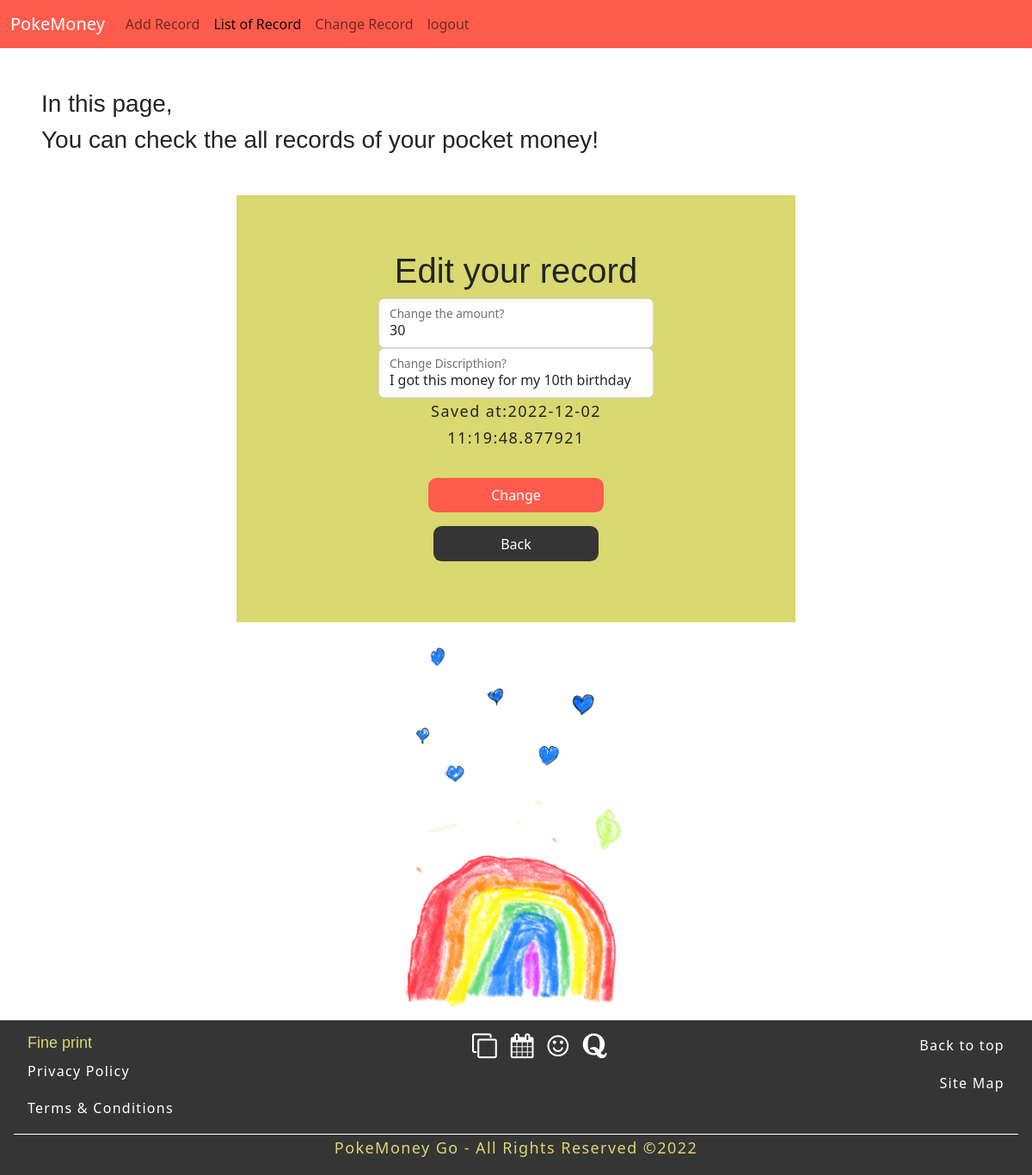
/1/update (signed in), run on an earlier commit of the app's database.
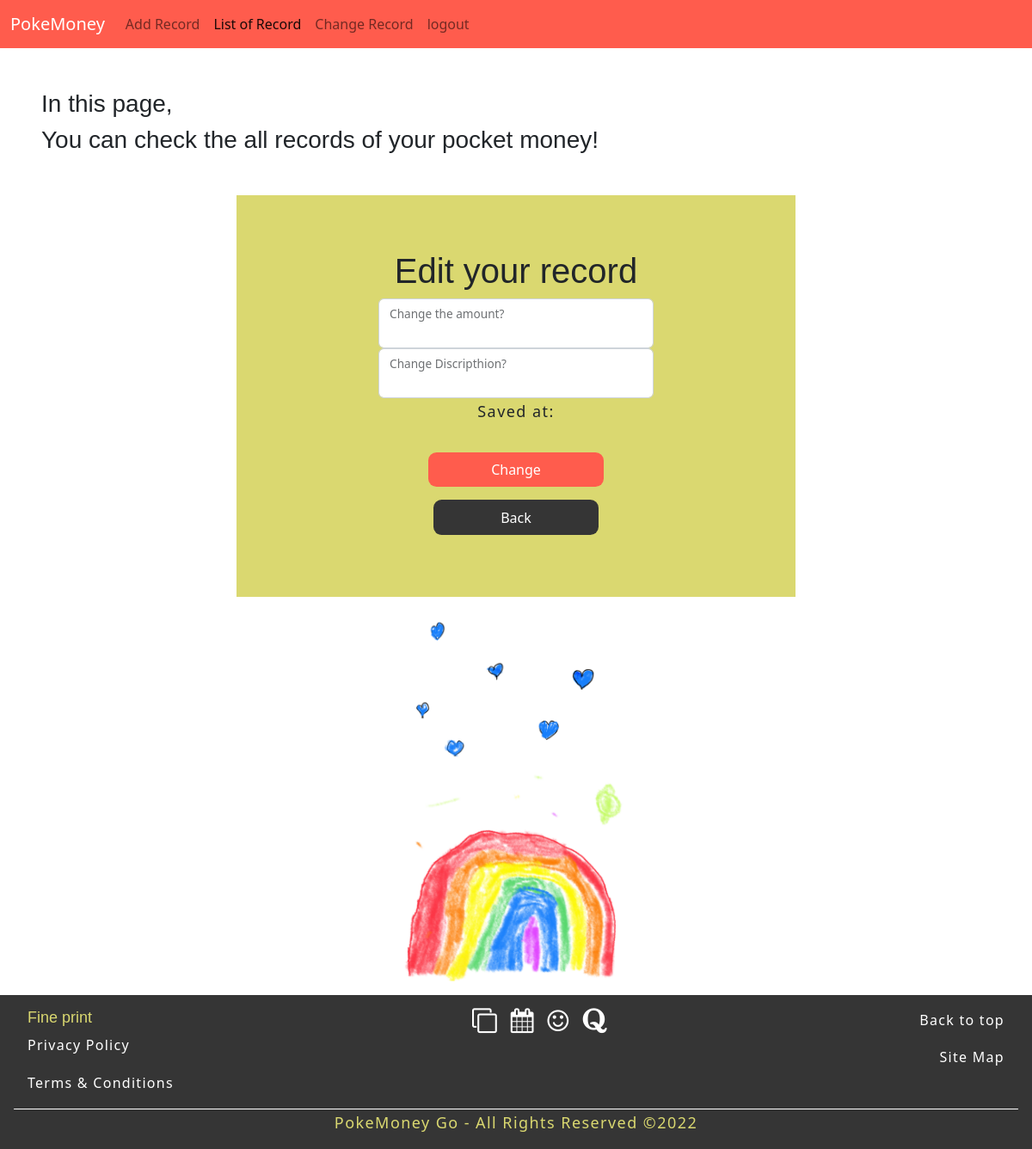
And on a later commit of the database.
### app.py (models this page shows)
class Post(db.Model):
  id = db.Column(db.Integer, primary_key=True)
  title = db.Column(db.String(5), nullable=False)
  body = db.Column(db.String(300), nullable=False) #note
  created_at = db.Column(db.DateTime, nullable=False, default=datetime.now())

### app.py (the view)
@app.route('/<int:id>/update', methods=['GET', 'POST'])
@login_required
def update(id):
    post = Post.query.get(id)
    if request.method == "GET":
      return render_template('update.html', post=post)
    else:
      post.title = request.form.get('title')
      post.body = request.form.get('body')
      db.session.commit()
      return redirect(url_for("create"))

### app.py (called while the page is built)
@login_manager.user_loader
def load_uder(user_id):
    return User.query.get(int(user_id))

### templates/update.html (shortened to what this page needs)
{% extends "base.html" %}
{% block header %}
  <nav class="navbar navbar-expand-lg" role="navigation" style="background-color: #ff5c4d;">
    <div class="container-fluid">
      <a class="navbar-brand" href="#" style="color: #fff;">PokeMoney</a>
      <div class="collapse navbar-collapse" id="navbarNav">
        <ul class="navbar-nav">
          <li class="nav-item">
            <a class="nav-link" aria-current="true" href="/record">Add Record</a>
          </li>
          <li class="nav-item">
            <a class="nav-link active" href="/create">List of Record</a>
          </li>
          <li class="nav-item">
            <a class="nav-link" href="/1/update">Change Record</a>
          </li>
          <li class="nav-item">
            <a a class="nav-link" href="/login">logout</a>
          </li>
        </ul>
      </div>
    </div>
  </nav>
  <div class="header-box">
    <h3>In this page,</h3>
    <h3>You can check the all records of your pocket money! </h3>
  </div>
{% endblock %}
{% block content %}
  <div class="homepage">
    <main class="form-signin" style="width: 20rem;">
    <h1>Edit your record</h1>
      <form action="" method="POST">
        <div class="form-container">
          <div class="form-floating">
            <input type="text" name="title" value="{{post.title}}" class="form-control">
            <label for="title">Change the amount?</label>
          </div>
          <div class="form-floating">
            <input type="text" name="body" id="" value="{{post.body}}" class="form-control">
            <label for="boby">Change Discripthion?</label>
          </div>
        </div>
        <div>
          <p>Saved at:{{post.created_at}}</p>
        </div>
        <div class="button-btn">
          <input class="button3" type="submit" value="Change">
        </div>
        <div class="button-btn">
          <a class="button1" href="/create">Back</a>
        </div>
      </form>
    </main>
  </div>
{% endblock %}
{% block footer %}
  <div class="draw-3">
    <img src="../static/images/Olivia_draw05.png" alt="">
  </div>
{% endblock %}

### templates/base.html (shortened to what this page needs)
<!DOCTYPE html>
<html lang="en">
<head>
  <link rel="stylesheet" href="{{ url_for('static', filename='css/style.css') }}">
  <link rel="stylesheet" href="https://cdnjs.cloudflare.com/ajax/libs/font-awesome/4.7.0/css/font-awesome.min.css">
  <link href="https://cdn.jsdelivr.net/npm/bootstrap@5.2.3/dist/css/bootstrap.min.css" rel="stylesheet">
</head>
<body>
  <header class="header-section1">
    {% block header %}
    {% endblock %}
  </header>
  <div class="desktop-container">
    <div class="desktop-box">
      <main class="base-main">
        {% block content %}
        {% endblock %}
      </main>
    </div>
    <div class="desktop-box">
      {% block footer %}
      {% endblock %}
    </div>
  </div>
  <footer class="page-footer">
    <div class="footer-column-container">
      <div class="footer-column column-1">
        <a href="#top">
          <p>Back to top</p>
        </a>
        <a href="">
          <p>Site Map</p>
        </a>
      </div>
      <div class="footer-column column-2">
        <h3>Fine print</h3>
        <a href="">
          <p>Privacy Policy</p>
        </a>
        <a href="">
          <p>Terms &amp; Conditions</p>
        </a>
      </div>
      <div class="footer-column column-3">
        <ul>
          <li><a href="#" target="_blank" class="fa fa-clone" aria-hidden="true" aria-hidden="true"></a></li>
          <li><a href="#" target="_blank" class="fa fa-calendar" aria-hidden="true"></a></li>
          <li><a href="#" target="_blank" class="fa fa-smile-o" aria-hidden="true"></a></li>
          <li><a href="#" target="_blank" class="fa fa-quora" aria-hidden="true"></a></li>
        </ul>
      </div>
    </div>
    <div class="copyright">
      <p class="footer-copyright">
        PokeMoney Go - All Rights Reserved &copy;2022
      </p>
    </div>
  </footer>
</body>
</html>

### static/css/style.css (style rules this page uses)
* { margin: 0; padding: 0; box-sizing: border-box; }
p { line-height: 1.7; font-size: 1.125rem; letter-spacing: 0.08em; }
h1, h2, h3, h4, h5, h6 { font-family: 'Avenir', sans-serif; font-weight: 700; margin: 0 1rem }
h3 { font-size: 1.375rem; margin: 0 1rem; }
.page-footer { background-color: #353535; display: flex; flex-direction: column; text-align: end; padding: 2rem 1rem; }
.copyright { border-top: 1px solid #ffffff; }
.column-3 ul { display: flex; flex-wrap: wrap; justify-content: space-between; }
.column-3 li { color: #ffffff; list-style: none; }
.footer-column a, .footer-column p { color: #ffffff; text-decoration: none; font-size: 16px; }
.footer-column h3, .footer-copyright { color: #dad870; font-size: 18px; }
.base-main { margin-top: 3rem; }
.homepage { display: flex; flex-direction: column; text-align: center; max-width: 650px; margin: 0 auto; padding: 4rem 0; background-color: #dad870; }
.button-btn { margin-bottom: 1rem; }
.button-btn a { text-decoration: none; }
.button1 { background-color: #353535; color: #fff; padding: 0.6rem 4.9rem; border-radius: 0.6rem; margin: 0 auto; margin-bottom: 1rem; }
.draw, .draw-1, .draw-2, .draw-3 { display:none; }
.form-signin { display: flex; flex-direction: column; text-align: center; max-width: 650px; margin: 0 auto; background-color: #dad870; }
.header-box { margin: 3rem }
.button3 { background-color: #ff5c4d; color: #fff; padding: 0.5rem 4.6rem; border: none; border-radius: 0.6rem; margin: 0 auto; margin-top: 1rem; margin-bottom: 0.5rem; }
@media screen and (min-width: 1069px) { .draw, .draw-1, .draw-2, .draw-3 { display:flex; justify-content: center; padding: 1rem; } }
@media screen and (min-width: 1069px) { .draw-3 img { width: 300px; } }
@media screen and (min-width: 1069px) { .page-footer { padding: 1rem 1rem 0 1rem; } }
@media screen and (min-width: 1069px) { .footer-column-container { display: flex; justify-content: space-between; } }
@media screen and (min-width: 1069px) { h3 { margin: 0; } }
@media screen and (min-width: 1069px) { .column-1 { order: 3; padding-right: 1rem; } }
@media screen and (min-width: 1069px) { .column-2 { text-align: start; padding-left: 1rem; } }
@media screen and (min-width: 1069px) { .column-3 ul { padding-right: 4rem; } }
@media screen and (min-width: 1069px) { .column-3 a { font-size: 1.8rem; padding: 0 0 0 1rem; } }
@media screen and (min-width: 1069px) { .footer-copyright { text-align: center; } }

What changed in the data, as far as the page shows it:
removed Post: title "30", body "I got this money for my 10th birthday", created_at "2022-12-02 11:19:48.877921"
